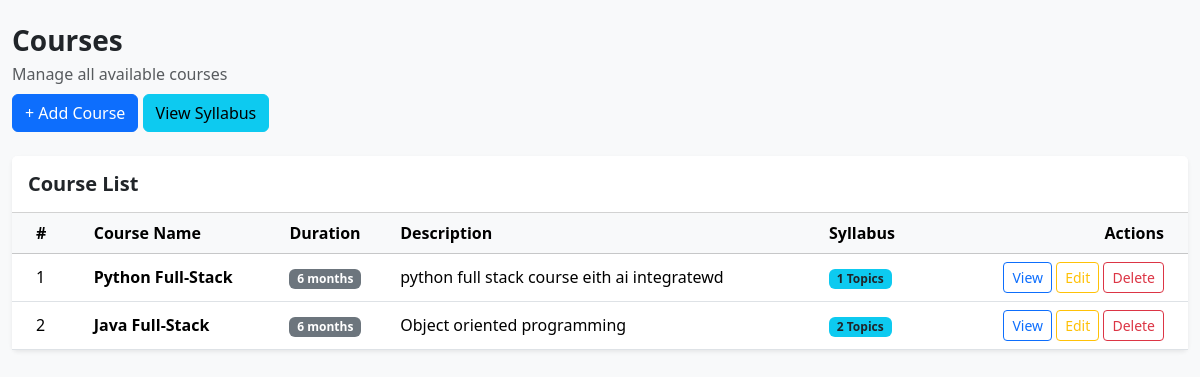
Before: /courses/ with the older database file.
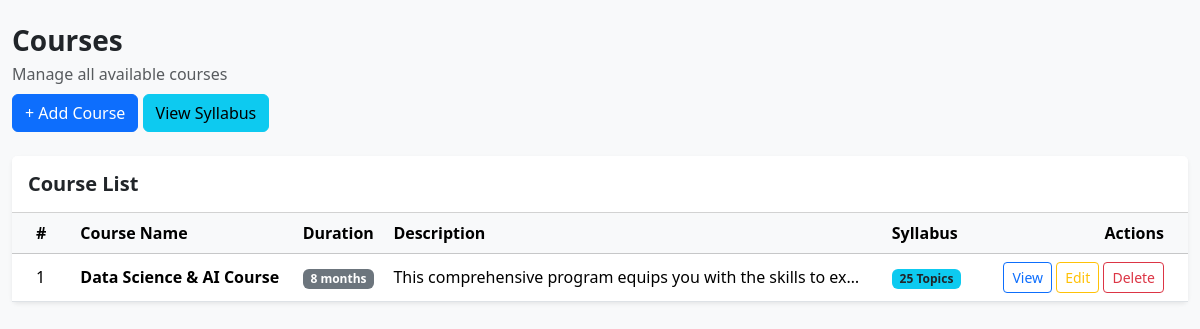
After: the same page with the newer database file.
### Courses/models.py (models this page shows, shortened)
class CourseList(models.Model):
    course_name = models.CharField(max_length=100)
    course_duration = models.CharField(max_length=100)
    course_description = models.TextField()
    course_syllabus = models.ManyToManyField(
        Syllabus,
        blank=True,
        related_name="courses"
    )

### Courses/views.py (the view)
# urls.py: path("", views.course_list, name="course_list"),
def course_list(request):
    courses = CourseList.objects.all()
    return render(request, "admin/course_list.html", {"courses": courses})

### Courses/templates/admin/course_list.html (shortened to what this page needs)
<!DOCTYPE html>
<html lang="en">
<head>
    <link rel="stylesheet" href="/static/bootstrap/css/bootstrap.min.css">
</head>
<body class="bg-light">
<div class="container-fluid py-4">
    <div class="align-items-center mb-4">
        <div>
            <h3 class="fw-bold mb-1">
                Courses
            </h3>
            <p class="text-muted mb-2">
                Manage all available courses
            </p>
        </div>
        <a href="{% url 'course_create' %}"
           class="btn btn-primary">
            + Add Course
        </a>
        <a href="{% url 'syllabus_list' %}"
           class="btn btn-info">
            View Syllabus
        </a>
    </div>
    <div class="card border-0 shadow-sm">
        <div class="card-header bg-white py-3">
            <h5 class="mb-0 fw-semibold">
                Course List
            </h5>
        </div>
        <div class="card-body p-0">
            <div class="table-responsive">
                <table class="table table-hover align-middle mb-0">
                    <thead class="table-light">
                        <tr>
                            <th class="px-4">#</th>
                            <th>Course Name</th>
                            <th>Duration</th>
                            <th>Description</th>
                            <th>Syllabus</th>
                            <th class="text-end px-4">
                                Actions
                            </th>
                        </tr>
                    </thead>
                    <tbody>
                        {% for course in courses %}
                        <tr>
                            <td class="px-4">
                                {{ forloop.counter }}
                            </td>
                            <td>
                                <strong>
                                    {{ course.course_name }}
                                </strong>
                            </td>
                            <td>
                                <span class="badge bg-secondary">
                                    {{ course.course_duration }}
                                </span>
                            </td>
                            <td>
                                {{ course.course_description|truncatechars:60 }}
                            </td>
                            <td>
                                <span class="badge bg-info text-dark">
                                    {{ course.course_syllabus.count }}
                                    Topics
                                </span>
                            </td>
                            <td class="text-end px-4">
                                <a href="{% url 'course_detail' course.id %}"
                                   class="btn btn-sm btn-outline-primary">
                                    View
                                </a>
                                <a href="{% url 'course_update' course.id %}"
                                   class="btn btn-sm btn-outline-warning">
                                    Edit
                                </a>
                                <a href="{% url 'course_delete' course.id %}"
                                   class="btn btn-sm btn-outline-danger">
                                    Delete
                                </a>
                            </td>
                        </tr>
                        {% endfor %}
                    </tbody>
                </table>
            </div>
        </div>
    </div>
</div>
</body>
</html>

Changed rows visible on the page:
removed CourseList: course_name "Python Full-Stack", course_duration "6 months", course_description "python full stack course eith ai integratewd", course_syllabus.count "1"
removed CourseList: course_name "Java Full-Stack", course_duration "6 months", course_description "Object oriented programming", course_syllabus.count "2"
added CourseList: course_name "Data Science & AI Course", course_duration "8 months", course_description "This comprehensive program equips you with the skills to ex…", course_syllabus.count "25"
